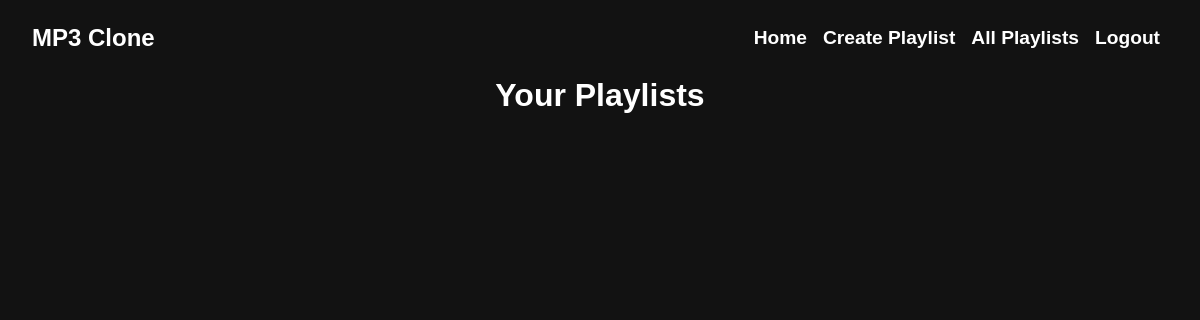
The page /all_playlist (signed in) on the database as committed earlier.
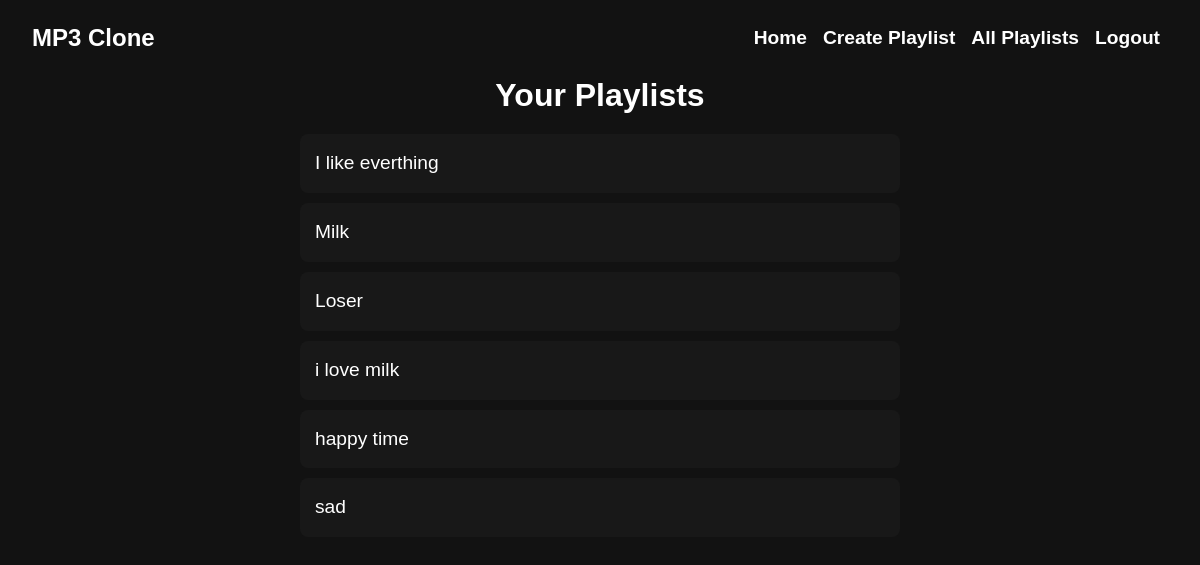
The same page on the database as committed later.
### song/models.py (models this page shows, shortened)
class PlayList(models.Model):
    name = models.CharField(max_length=100)
    user = models.ForeignKey(User , on_delete=models.CASCADE , related_name="playlists") #many ro one
    song = models.ManyToManyField(Song, related_name="playlists")

### song/views.py (the view)
# urls.py: path('all_playlist', views.all_playlist , name = "all_playlists"),
def all_playlist(request):
    if request.user.is_authenticated:
          playlist = PlayList.objects.filter(user=request.user)
          return render(request , 'main/all_playlist.html', {'playlist' : playlist})
    else:
         return redirect('index')

### song/templates/main/all_playlist.html (shortened to what this page needs)
{% extends 'main/base.html' %}
{% block body %}
    <h2 class="playlist-title">Your Playlists</h2>
    <ul class="playlist-list">
        {% for playlist in playlist %}
            <li class="playlist-item">
                <a href="{% url 'view_playlist' playlist.pk %}" class="playlist-link">
                    {{ playlist.name }}
                </a>
            </li>
        {% endfor %}
    </ul>
{% endblock %}

Rows that differ between the two databases and show on the page:
added PlayList: name "I like everthing"
added PlayList: name "Milk"
added PlayList: name "Loser"
added PlayList: name "i love milk"
added PlayList: name "happy time"
added PlayList: name "sad"
